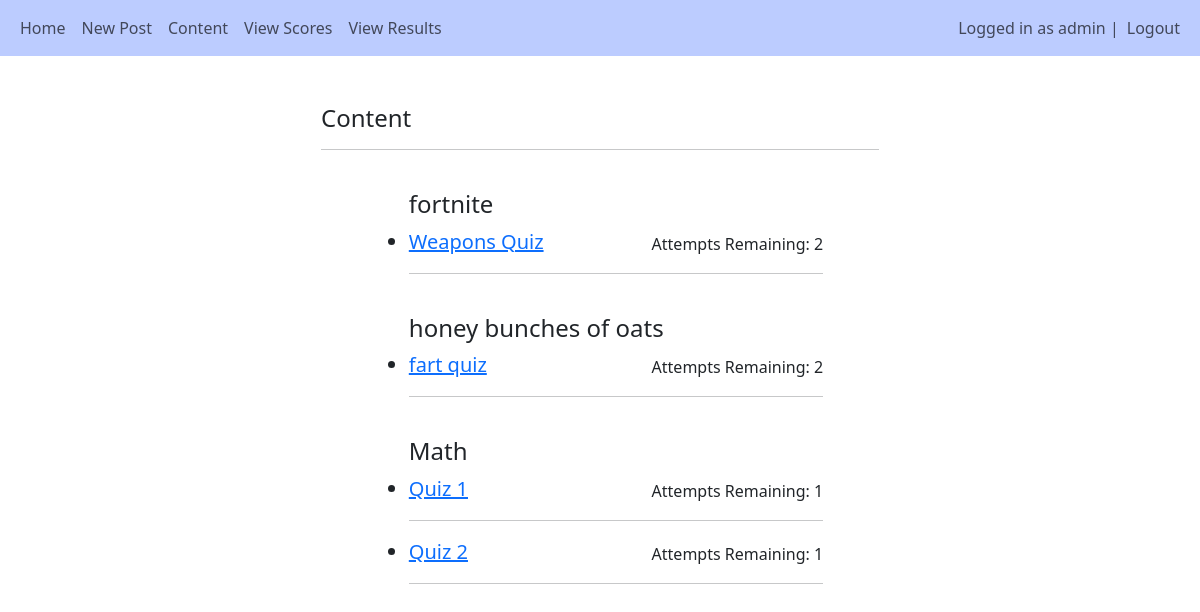
/content/ (signed in), run on the app's committed database.
### main/models.py (models this page shows, shortened)
class User(AbstractUser):
    is_teacher = models.BooleanField('Is teacher', default=False)
    is_student = models.BooleanField('Is student', default=False)

class Subject(models.Model):
    title = models.CharField(max_length=255)
    teacher = models.ForeignKey(User, null=True, on_delete=models.CASCADE)

class Quiz(models.Model):
    subject = models.ForeignKey(Subject, null=True, related_name="quizzes", on_delete=models.CASCADE)
    title = models.CharField(max_length=255)
    weight = models.DecimalField(null=True, max_digits=5, decimal_places=0)
    max_attempts = models.IntegerField(default=3)

### main/views.py (the view)
# urls.py: path('content/', views.content, name="content"),
@login_required(login_url="/login")
def content(request):
    subjects = Subject.objects.all()
    quizzes = Quiz.objects.all()
    quizzes_with_attempts = []
    for quiz in quizzes:
        attemptsRem = quiz.max_attempts - Attempt.objects.filter(student=request.user, quiz=quiz).count()
        quizzes_with_attempts.append({
            "quiz":quiz,
            "attemptsRem":attemptsRem
        })
    return render(request, 'main/quiz/content.html', {"quizzes":quizzes, "quizzes_with_attempts":quizzes_with_attempts, "subjects":subjects})

### main/templates/main/quiz/content.html (shortened to what this page needs)
{% extends 'main/base.html'%}
{% load crispy_forms_tags %}
{% block content %}
<div style="width:50%; margin:auto">
    <br>
    <h4>Content</h4>
    <hr><br>
    <ul style="width:80%; margin:auto">
        {% for subject in subjects %}
        <h4>{{subject.title}}</h4>
            {% for item in quizzes_with_attempts %}
                {% if item.quiz.subject == subject %}
                    {% if item.attemptsRem > 0 %}
                        <li style="font-size:15pt"><a href="{% url 'take_quiz_detail' item.quiz.pk %}">{{item.quiz.title}}</a>  <span style="float:right; font-size:12pt; margin-top:5px">Attempts Remaining: {{item.attemptsRem}}</span></li><hr>
                    {% else %}
                        <li style="font-size:15pt">{{item.quiz.title}}<span style="float:right; font-size:12pt; margin-top:5px">Attempts Remaining: {{item.attemptsRem}}</span></li><hr>
                    {% endif %}
                {% endif %}
            {% endfor %}
            <br>
        {% endfor %}
    </ul>
</div>
{% endblock %}

### main/templates/main/base.html (shortened to what this page needs)
<!DOCTYPE html>
<html lang="en">
<head>
    <link href="https://cdn.jsdelivr.net/npm/bootstrap@5.3.2/dist/css/bootstrap.min.css" rel="stylesheet">
    <link rel="stylesheet" href="https://cdnjs.cloudflare.com/ajax/libs/font-awesome/4.7.0/css/font-awesome.min.css">
</head>
<body>
    <nav class="navbar navbar-light navbar-expand-lg" style="background-color: #bcccff;">
        <div class="container-fluid">
            <div>
                <ul class="nav navbar-nav">
                    <li class="nav-item">
                        <a class="nav-link" href="/home">Home</a>
                    </li>
                    {% if user.is_teacher %}
                    <li class="nav-item">
                        <a class="nav-link" href="/create_post">Post Content</a>
                    </li>
                    <li class="nav-item">
                        <a class="nav-link" href="/subjects">Subjects</a>
                    </li>
                    <li class="nav-item">
                        <a class="nav-link" href="/group_results">View Results</a>
                    </li>
                    <li class="nav-item">
                        <a class="nav-link" href="/group_scores">View Scores</a>
                    </li>
                    {% elif user.is_student %}
                    <li class="nav-item">
                        <a class="nav-link" href="/create_post">New Post</a>
                    </li>
                    <li class="nav-item">
                        <a class="nav-link" href="/content">Content</a>
                    </li>
                    <li class="nav_item">
                        <a class="nav-link" href="/ind_scores">View Scores</a>
                    </li>
                    <li class="nav-item">
                        <a class="nav-link" href="/ind_results">View Results</a>
                    </li>
                    {% endif %}
                </ul>
            </div>
            <div>
                <ul class="navbar-nav">
                    {% if user.is_authenticated %}
                    <span class="navbar-text">Logged in as {{user.username}} | </span>
                    <li class="nav-item">
                        <a class="nav-link" href="/logout">Logout</a>
                    </li>
                    {% else %}
                    <li class="nav-item">
                        <a class="nav-link" href="/login">Login</a>
                    </li>
                    {% endif %}
                </ul>
            </div>
        </div>
    </nav><br>
        <div class="container">
            {% block content %}
            {% endblock %}
        </div>
</body>
</html>

### data on the page
User: username "admin"
Subject: title "fortnite"
Quiz: quiz "Weapons Quiz", attemptsRem "2"
Subject: title "honey bunches of oats"
Quiz: quiz "fart quiz", attemptsRem "2"
Subject: title "Math"
Quiz: quiz "Quiz 1", attemptsRem "1"
Quiz: quiz "Quiz 2", attemptsRem "1"
